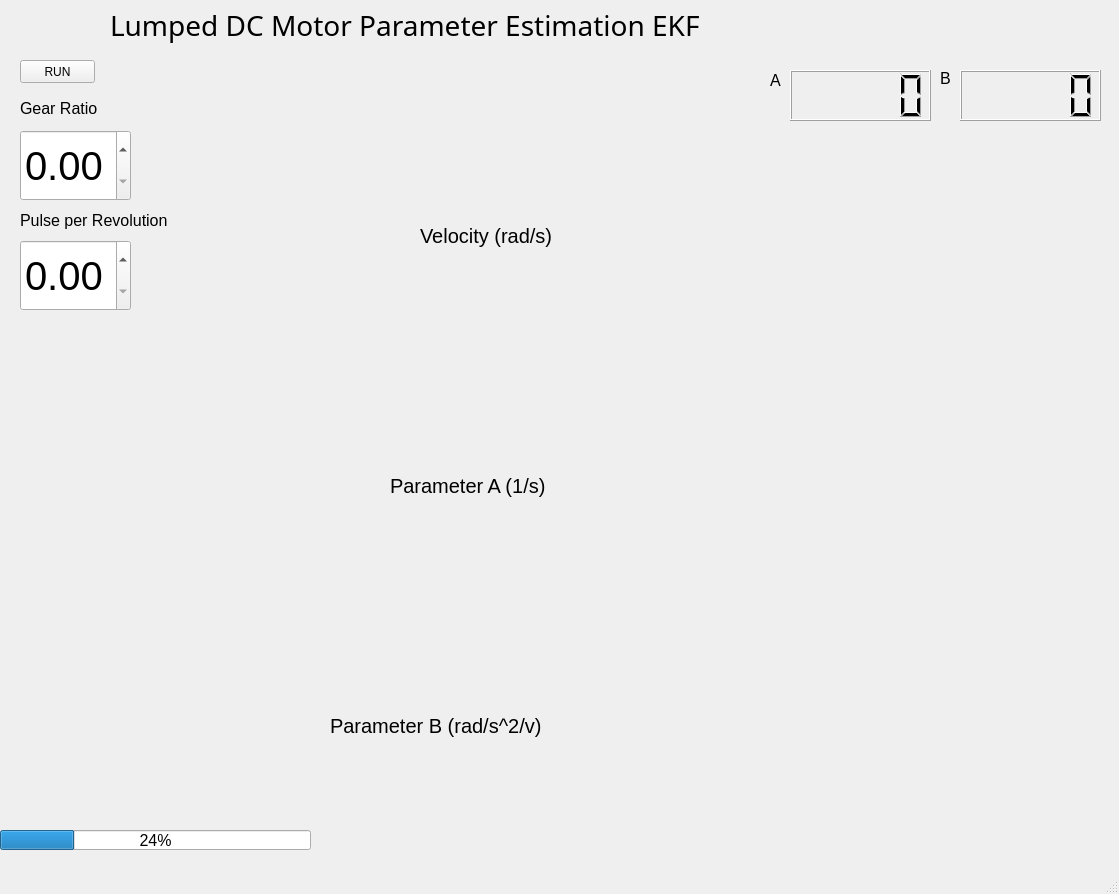
<?xml version="1.0" encoding="UTF-8"?>
<ui version="4.0">
 <class>MainWindow</class>
 <widget class="QMainWindow" name="MainWindow">
  <property name="geometry">
   <rect>
    <x>0</x>
    <y>0</y>
    <width>1119</width>
    <height>894</height>
   </rect>
  </property>
  <property name="windowTitle">
   <string>MainWindow</string>
  </property>
  <widget class="QWidget" name="centralwidget">
   <widget class="QLabel" name="label">
    <property name="geometry">
     <rect>
      <x>110</x>
      <y>0</y>
      <width>911</width>
      <height>51</height>
     </rect>
    </property>
    <property name="font">
     <font>
      <family>AKbalthom SuperheroKH</family>
      <pointsize>21</pointsize>
     </font>
    </property>
    <property name="text">
     <string>Lumped DC Motor Parameter Estimation EKF</string>
    </property>
   </widget>
   <widget class="QPushButton" name="pushButton">
    <property name="geometry">
     <rect>
      <x>20</x>
      <y>60</y>
      <width>75</width>
      <height>23</height>
     </rect>
    </property>
    <property name="text">
     <string>RUN</string>
    </property>
   </widget>
   <widget class="QLabel" name="label_2">
    <property name="geometry">
     <rect>
      <x>20</x>
      <y>100</y>
      <width>81</width>
      <height>16</height>
     </rect>
    </property>
    <property name="font">
     <font>
      <pointsize>12</pointsize>
     </font>
    </property>
    <property name="text">
     <string>Gear Ratio</string>
    </property>
   </widget>
   <widget class="QLabel" name="label_3">
    <property name="geometry">
     <rect>
      <x>20</x>
      <y>210</y>
      <width>151</width>
      <height>21</height>
     </rect>
    </property>
    <property name="font">
     <font>
      <pointsize>12</pointsize>
     </font>
    </property>
    <property name="text">
     <string>Pulse per Revolution</string>
    </property>
   </widget>
   <widget class="QLCDNumber" name="A_lcdNumber">
    <property name="geometry">
     <rect>
      <x>960</x>
      <y>70</y>
      <width>141</width>
      <height>51</height>
     </rect>
    </property>
   </widget>
   <widget class="QLCDNumber" name="B_lcdNumber">
    <property name="geometry">
     <rect>
      <x>790</x>
      <y>70</y>
      <width>141</width>
      <height>51</height>
     </rect>
    </property>
   </widget>
   <widget class="QLabel" name="label_4">
    <property name="geometry">
     <rect>
      <x>770</x>
      <y>70</y>
      <width>16</width>
      <height>21</height>
     </rect>
    </property>
    <property name="font">
     <font>
      <pointsize>12</pointsize>
     </font>
    </property>
    <property name="text">
     <string>A</string>
    </property>
   </widget>
   <widget class="QLabel" name="label_5">
    <property name="geometry">
     <rect>
      <x>940</x>
      <y>70</y>
      <width>16</width>
      <height>16</height>
     </rect>
    </property>
    <property name="font">
     <font>
      <pointsize>12</pointsize>
     </font>
    </property>
    <property name="text">
     <string>B</string>
    </property>
   </widget>
   <widget class="QProgressBar" name="progressBar">
    <property name="geometry">
     <rect>
      <x>0</x>
      <y>830</y>
      <width>311</width>
      <height>20</height>
     </rect>
    </property>
    <property name="font">
     <font>
      <pointsize>12</pointsize>
     </font>
    </property>
    <property name="value">
     <number>24</number>
    </property>
   </widget>
   <widget class="QDoubleSpinBox" name="GR_doubleSpinBox">
    <property name="geometry">
     <rect>
      <x>20</x>
      <y>130</y>
      <width>111</width>
      <height>71</height>
     </rect>
    </property>
    <property name="font">
     <font>
      <pointsize>30</pointsize>
     </font>
    </property>
   </widget>
   <widget class="QDoubleSpinBox" name="PPR_doubleSpinBox">
    <property name="geometry">
     <rect>
      <x>20</x>
      <y>240</y>
      <width>111</width>
      <height>71</height>
     </rect>
    </property>
    <property name="font">
     <font>
      <pointsize>30</pointsize>
     </font>
    </property>
   </widget>
   <widget class="QWidget" name="V_widget" native="true">
    <property name="geometry">
     <rect>
      <x>570</x>
      <y>130</y>
      <width>531</width>
      <height>231</height>
     </rect>
    </property>
   </widget>
   <widget class="QWidget" name="A_widget" native="true">
    <property name="geometry">
     <rect>
      <x>570</x>
      <y>370</y>
      <width>531</width>
      <height>231</height>
     </rect>
    </property>
   </widget>
   <widget class="QWidget" name="B_widget" native="true">
    <property name="geometry">
     <rect>
      <x>570</x>
      <y>610</y>
      <width>531</width>
      <height>231</height>
     </rect>
    </property>
   </widget>
   <widget class="QLabel" name="label_6">
    <property name="geometry">
     <rect>
      <x>420</x>
      <y>220</y>
      <width>141</width>
      <height>31</height>
     </rect>
    </property>
    <property name="font">
     <font>
      <pointsize>15</pointsize>
     </font>
    </property>
    <property name="text">
     <string>Velocity (rad/s)</string>
    </property>
   </widget>
   <widget class="QLabel" name="label_7">
    <property name="geometry">
     <rect>
      <x>390</x>
      <y>470</y>
      <width>171</width>
      <height>31</height>
     </rect>
    </property>
    <property name="font">
     <font>
      <pointsize>15</pointsize>
     </font>
    </property>
    <property name="text">
     <string>Parameter A (1/s)</string>
    </property>
   </widget>
   <widget class="QLabel" name="label_8">
    <property name="geometry">
     <rect>
      <x>330</x>
      <y>710</y>
      <width>231</width>
      <height>31</height>
     </rect>
    </property>
    <property name="font">
     <font>
      <pointsize>15</pointsize>
     </font>
    </property>
    <property name="text">
     <string>Parameter B (rad/s^2/v)</string>
    </property>
   </widget>
  </widget>
  <widget class="QMenuBar" name="menubar">
   <property name="geometry">
    <rect>
     <x>0</x>
     <y>0</y>
     <width>1119</width>
     <height>21</height>
    </rect>
   </property>
  </widget>
  <widget class="QStatusBar" name="statusbar"/>
 </widget>
 <resources/>
 <connections/>
</ui>
